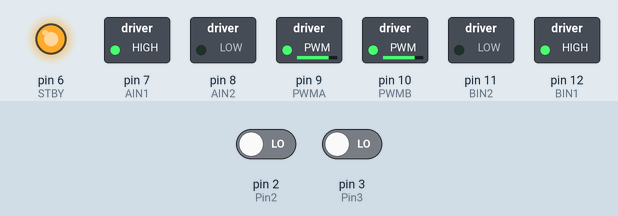
The sketch below on a simulated Arduino Uno, built with avr-gcc and run on an emulated ATmega328P. Parts: switched loads named in the sketch (green lamp = pin HIGH), output pins drawn as LEDs (lit = HIGH). Inputs (shaded band) come from the test bench; at power-on: pin 3 (Pin3) LOW, pin 2 (Pin2) LOW. What the sketch prints to the serial monitor is not drawn.

Above: at 1.2 s.
1.3 s: pin 3 (Pin3) driven HIGH
Timing chart, 0 to 22.5 s (numbered marks = the images above; inputs shaded):
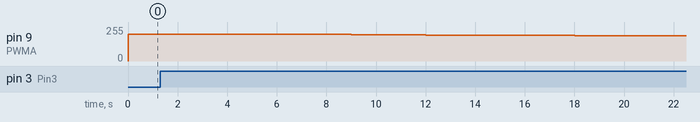

The sketch:

Encoder_M2_TB6612_Interrupt_test.ino
```cpp
 #define Pin2  2 // Optocopler 1
 #define Pin3  3 // Optocopler 2
 #define PWMA  9
 #define AIN2  8
 #define AIN1  7
 #define STBY  6

 #define PWMB  10
 #define BIN2  11
 #define BIN1  12

 int SpeedA = 200 , SpeedB = 200 ;
 int Duration = 3000 ;
 volatile int counter0 = 0 ; // Motor A
 volatile int counter1 = 0 ; // Motor B

 void setup() {
  Serial.begin(9600);
  pinMode(Pin2, INPUT);
  pinMode(PWMA, OUTPUT);
  pinMode(AIN1, OUTPUT);
  pinMode(AIN2, OUTPUT);
  pinMode(Pin3, INPUT);
  pinMode(PWMB, OUTPUT);
  pinMode(BIN1, OUTPUT);
  pinMode(BIN2, OUTPUT);
  pinMode(STBY, OUTPUT);
  digitalWrite(STBY, HIGH);
  attachInterrupt(0, interruptFunction0, CHANGE);
  attachInterrupt(1, interruptFunction1, CHANGE);

  analogWrite(PWMA, SpeedA) ;
  analogWrite(PWMB, SpeedB) ;

  digitalWrite(AIN1, HIGH);
  digitalWrite(AIN2, LOW);

  digitalWrite(BIN1, HIGH);
  digitalWrite(BIN2, LOW);
 }

 void loop() {

  delay(Duration) ;
  Serial.print(" counter0 = ") ;
  Serial.print(counter0) ;
  Serial.print(" counter1 = ") ;
  Serial.print(counter1) ;

  int del = counter0-counter1 ;

  if ( del >=0 ) { SpeedA = SpeedA*0.99 ; }
  else { SpeedA=SpeedA*1.01 ; }

  Serial.print("  del = ") ;
  Serial.print(del) ;
  Serial.print("   SppeedA = ") ;
  Serial.print(SpeedA) ;
  Serial.print("  SppeedB = ") ;
  Serial.println(SpeedB) ;

  analogWrite(PWMA, SpeedA) ;
  analogWrite(PWMB, SpeedB) ;

  counter0 = 0 ;   counter1 = 0 ;
 }

  void interruptFunction0()
  {   counter0++ ;  }

  void interruptFunction1()
  {   counter1++ ;  }
```
